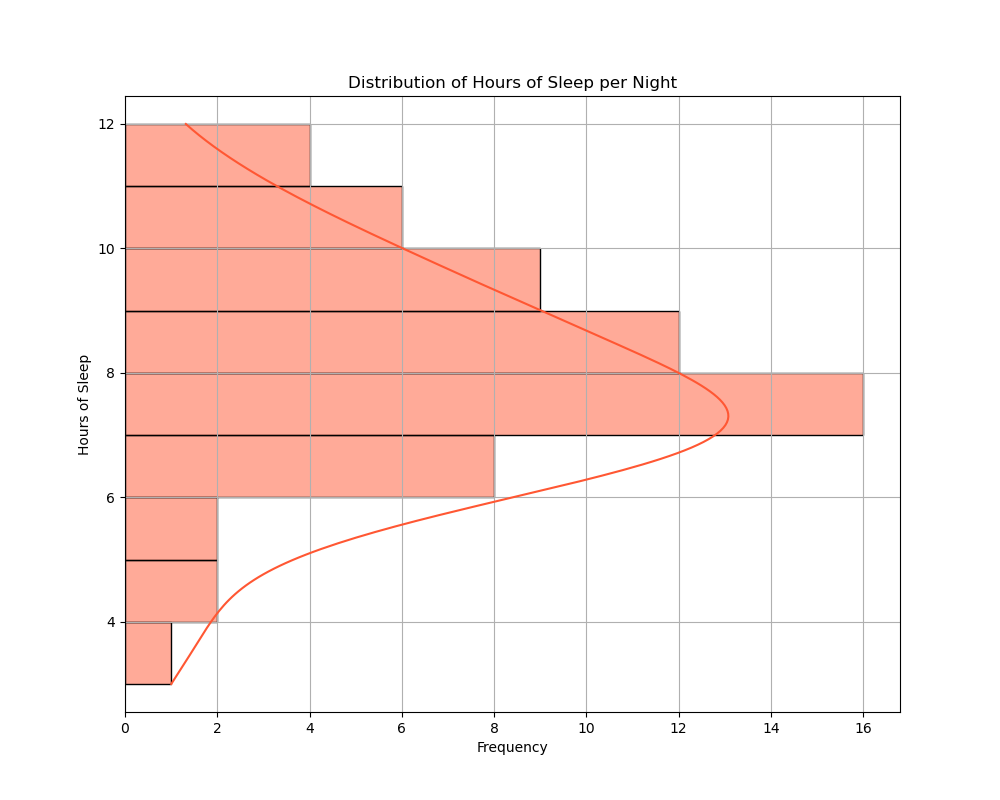

Python code for this plot:

import seaborn as sns
import matplotlib.pyplot as plt
import pandas as pd

data = {
    'Hours of Sleep': [
        7, 8, 6, 6, 7, 7, 8, 9, 7, 6,
        7, 7, 8, 9, 10, 8, 7, 7, 6, 7,
        6, 5, 4, 3, 8, 7, 10, 11, 9, 8,
        12, 10, 9, 10, 11, 9, 8, 7, 8, 9,
        7, 6, 5, 4, 7, 7, 8, 9, 10, 8,
        7, 8, 9, 8, 10, 11, 9, 7, 6, 6
    ]
}

df = pd.DataFrame(data)

plt.figure(figsize=(10, 8))

sns.histplot(data=df, y='Hours of Sleep', color='#FF5733', binwidth=1, kde=True, orientation='vertical')

plt.title('Distribution of Hours of Sleep per Night')
plt.xlabel('Frequency')
plt.ylabel('Hours of Sleep')
plt.grid(True)

plt.show()
